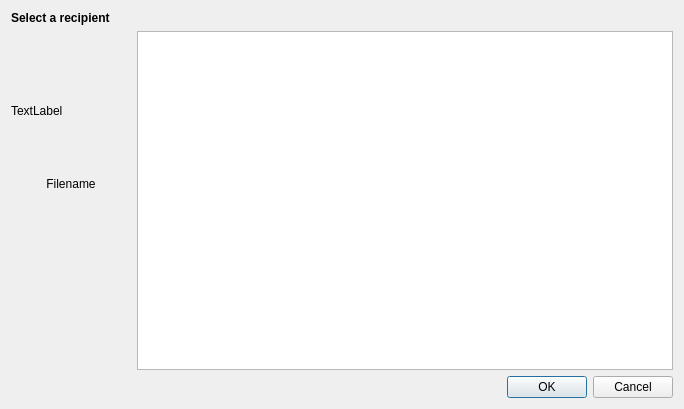
<?xml version="1.0" encoding="UTF-8"?>
<ui version="4.0">
 <class>MainWindow</class>
 <widget class="QWidget" name="MainWindow">
  <property name="geometry">
   <rect>
    <x>0</x>
    <y>0</y>
    <width>684</width>
    <height>409</height>
   </rect>
  </property>
  <property name="minimumSize">
   <size>
    <width>120</width>
    <height>120</height>
   </size>
  </property>
  <property name="windowTitle">
   <string>Form</string>
  </property>
  <layout class="QVBoxLayout" name="verticalLayout_3">
   <item>
    <widget class="QLabel" name="label">
     <property name="font">
      <font>
       <weight>75</weight>
       <bold>true</bold>
      </font>
     </property>
     <property name="text">
      <string>Select a recipient</string>
     </property>
    </widget>
   </item>
   <item>
    <layout class="QHBoxLayout" name="horizontalLayout">
     <item>
      <layout class="QVBoxLayout" name="verticalLayout">
       <item>
        <spacer name="verticalSpacer_2">
         <property name="orientation">
          <enum>Qt::Vertical</enum>
         </property>
         <property name="sizeType">
          <enum>QSizePolicy::Fixed</enum>
         </property>
         <property name="sizeHint" stdset="0">
          <size>
           <width>20</width>
           <height>20</height>
          </size>
         </property>
        </spacer>
       </item>
       <item>
        <widget class="QLabel" name="filePreviewLabel">
         <property name="minimumSize">
          <size>
           <width>120</width>
           <height>120</height>
          </size>
         </property>
         <property name="text">
          <string>TextLabel</string>
         </property>
        </widget>
       </item>
       <item>
        <widget class="QLabel" name="fileNameLabel">
         <property name="text">
          <string notr="true">Filename</string>
         </property>
         <property name="alignment">
          <set>Qt::AlignCenter</set>
         </property>
        </widget>
       </item>
       <item>
        <spacer name="verticalSpacer">
         <property name="orientation">
          <enum>Qt::Vertical</enum>
         </property>
         <property name="sizeHint" stdset="0">
          <size>
           <width>20</width>
           <height>40</height>
          </size>
         </property>
        </spacer>
       </item>
      </layout>
     </item>
     <item>
      <layout class="QVBoxLayout" name="verticalLayout_2">
       <item>
        <widget class="QListView" name="listView"/>
       </item>
      </layout>
     </item>
    </layout>
   </item>
   <item>
    <widget class="QDialogButtonBox" name="buttonBox">
     <property name="standardButtons">
      <set>QDialogButtonBox::Cancel|QDialogButtonBox::Ok</set>
     </property>
    </widget>
   </item>
  </layout>
 </widget>
 <resources/>
 <connections/>
</ui>
